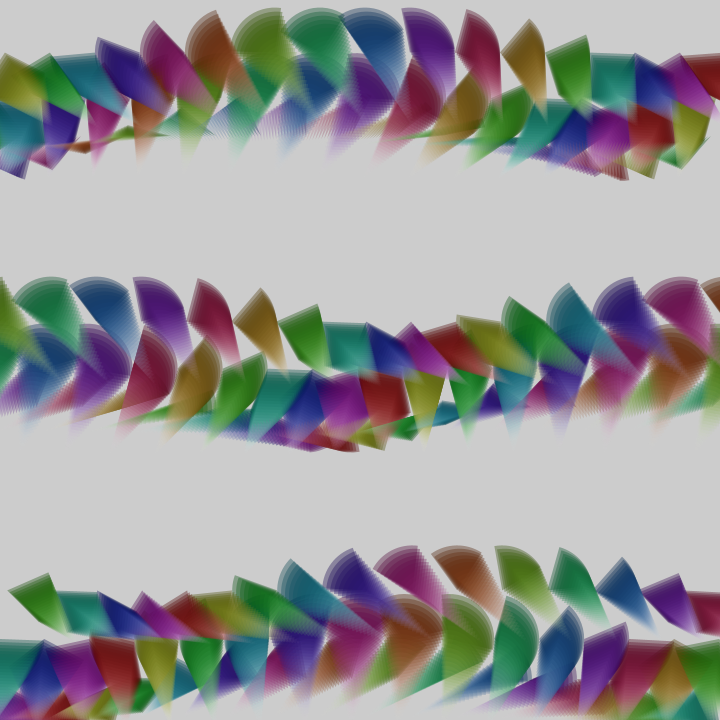
Frame 1 (no input)
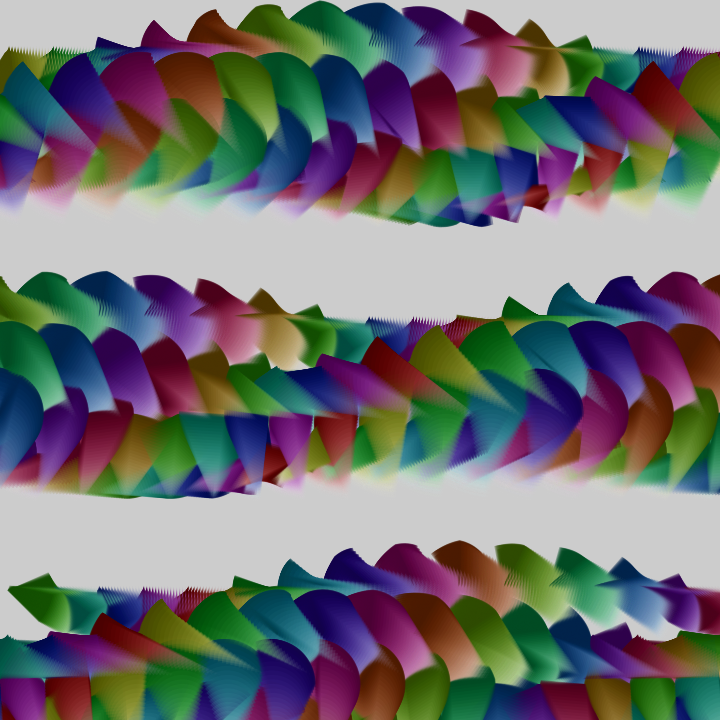
Frame 60 (the mouse pressed at the canvas centre just before this capture)
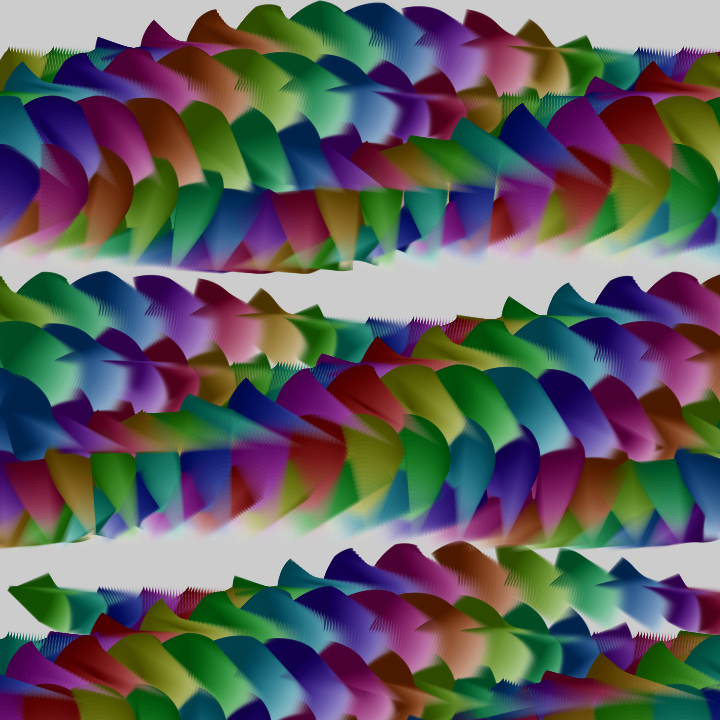
Frame 120 (the mouse held since frame 60 and released just before this capture)

The Processing sketch that drew these frames (run headless with seeded random() and noise(); from frame 60 on, the mouse is pressed at the canvas centre):

// Processing sketch: bit2atom_20210217c_occArcs3
// ── bit2atom_20210217c_occArcs3.pde
float t, x, y, d, A, D;
void setup() {
  size(720, 720);
  noStroke();
  colorMode(HSB);
}
void draw() {
  clear();
  t+=.02;
  for (d=90; d>0; d-=3)for (y=0; y<765; y+=45)for (x=0; x<765; x+=45) {
    fill((x+y)%255, d*3, 255-d*2, d);
    arc(x+cos(y-t)*(D=99-d), y+sin(y-t)*D, d, d, A=(x+y)*.01+t, A+2*sin(y-t));
  }
}
